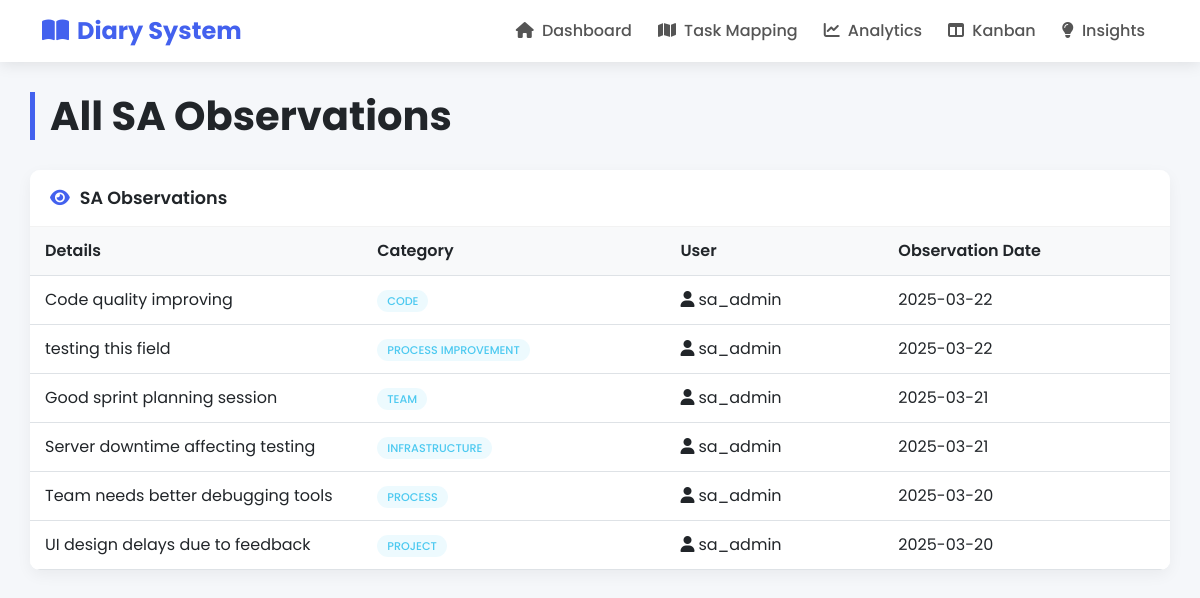
The page /sa_observation.php on the database as committed earlier.
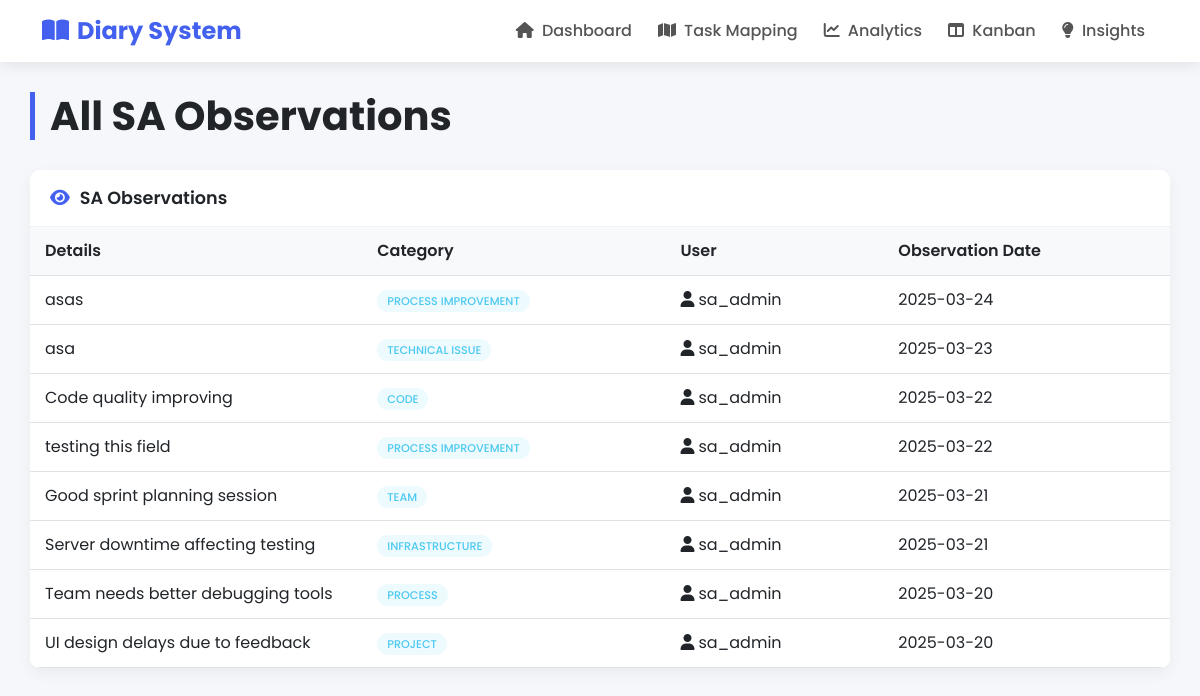
The same page on the database as committed later.
### tables this page shows
CREATE TABLE `sateamobservations` (
  `ObservationID` int(11) NOT NULL,
  `Name` varchar(100) DEFAULT NULL,
  `UserID` int(11) NOT NULL,
  `ObservationDate` date NOT NULL DEFAULT curdate(),
  `Details` text NOT NULL,
  `Category` varchar(50) DEFAULT NULL,
  `CreatedAt` datetime DEFAULT current_timestamp()
);

CREATE TABLE `users` (
  `UserID` int(11) NOT NULL,
  `Username` varchar(50) NOT NULL,
  `Email` varchar(100) NOT NULL,
  `Role` varchar(50) DEFAULT 'Team Member'
);

### sa_observation.php (the view, shortened to what this page needs)
<?php include 'config.php'; ?>
<!DOCTYPE html>
<html lang="en">
<head>
    <link href="https://cdn.jsdelivr.net/npm/bootstrap@5.3.0/dist/css/bootstrap.min.css" rel="stylesheet">
    <link rel="stylesheet" href="https://cdnjs.cloudflare.com/ajax/libs/font-awesome/6.4.0/css/all.min.css">
</head>
<body>
<nav class="navbar navbar-expand-lg navbar-light">
        <div class="container">
            <a class="navbar-brand" href="index.php">
                <i class="fas fa-book-open me-2"></i>Diary System
            </a>
            <div class="collapse navbar-collapse" id="navbarNav">
                <ul class="navbar-nav ms-auto">
                    <li class="nav-item">
                        <a class="nav-link" href="index.php">
                            <i class="fas fa-home me-1"></i> Dashboard
                        </a>
                    </li>
                    <li class="nav-item">
                        <a class="nav-link" href="task_mapping.php">
                            <i class="fas fa-map me-1"></i> Task Mapping
                        </a>
                    </li>
                    <li class="nav-item">
                        <a class="nav-link" href="analytics.php">
                            <i class="fas fa-chart-line me-1"></i> Analytics
                        </a>
                    </li>
                    <li class="nav-item">
                        <a class="nav-link" href="kanban.php">
                            <i class="fas fa-columns me-1"></i> Kanban
                        </a>
                    </li>
                    <li class="nav-item">
                        <a class="nav-link" href="insights.php">
                            <i class="fas fa-lightbulb me-1"></i> Insights
                        </a>
                    </li>
                </ul>
            </div>
        </div>
    </nav>
    <div class="container dashboard-container">
        <h1 class="page-title">All SA Observations</h1>
        <div class="row">
            <div class="col-12">
                <div class="card">
                    <div class="card-header">
                        <i class="fas fa-eye"></i> SA Observations
                    </div>
                    <div class="card-body p-0">
                        <div class="table-responsive">
                            <table class="table table-hover">
                                <thead>
                                    <tr>
                                        <th>Details</th>
                                        <th>Category</th>
                                        <th>User</th>
                                        <th>Observation Date</th>
                                    </tr>
                                </thead>
                                <tbody>
                                    <?php
                                    $itemsPerPage = 20;
                                    $page = isset($_GET['page']) ? max(1, (int)$_GET['page']) : 1;
                                    $offset = ($page - 1) * $itemsPerPage;
                                    $sql = "SELECT s.Details, s.Category, u.Username, s.ObservationDate
                                            FROM SATeamObservations s
                                            JOIN Users u ON s.UserID = u.UserID
                                            ORDER BY s.ObservationDate DESC";
                                    $sql .= " LIMIT :limit OFFSET :offset";
                                    $stmt = $pdo->prepare($sql);
                                    $stmt->bindValue(':limit', $itemsPerPage, PDO::PARAM_INT);
                                    $stmt->bindValue(':offset', $offset, PDO::PARAM_INT);
                                    $stmt->execute();
                                    if ($stmt->rowCount() > 0) {
                                        while ($row = $stmt->fetch()) {
                                            echo "<tr>";
                                            echo "<td>{$row['Details']}</td>";
                                            echo "<td><span class='status-badge status-active'>{$row['Category']}</span></td>";
                                            echo "<td><i class='fas fa-user me-1'></i>{$row['Username']}</td>";
                                            echo "<td>{$row['ObservationDate']}</td>";
                                            echo "</tr>";
                                        }
                                    } else {
                                        echo "<tr><td colspan='4' class='no-results'>No observations found.</td></tr>";
                                    }
                                    ?>
                                </tbody>
                            </table>
                        </div>
                    </div>
                </div>
            </div>
        </div>
    </div>
</body>
</html>

Rows that differ between the two databases and show on the page:
added sateamobservations: Details "asas", Category "PROCESS IMPROVEMENT", UserID.Username "sa_admin", ObservationDate "2025-03-24"
added sateamobservations: Details "asa", Category "TECHNICAL ISSUE", UserID.Username "sa_admin", ObservationDate "2025-03-23"
